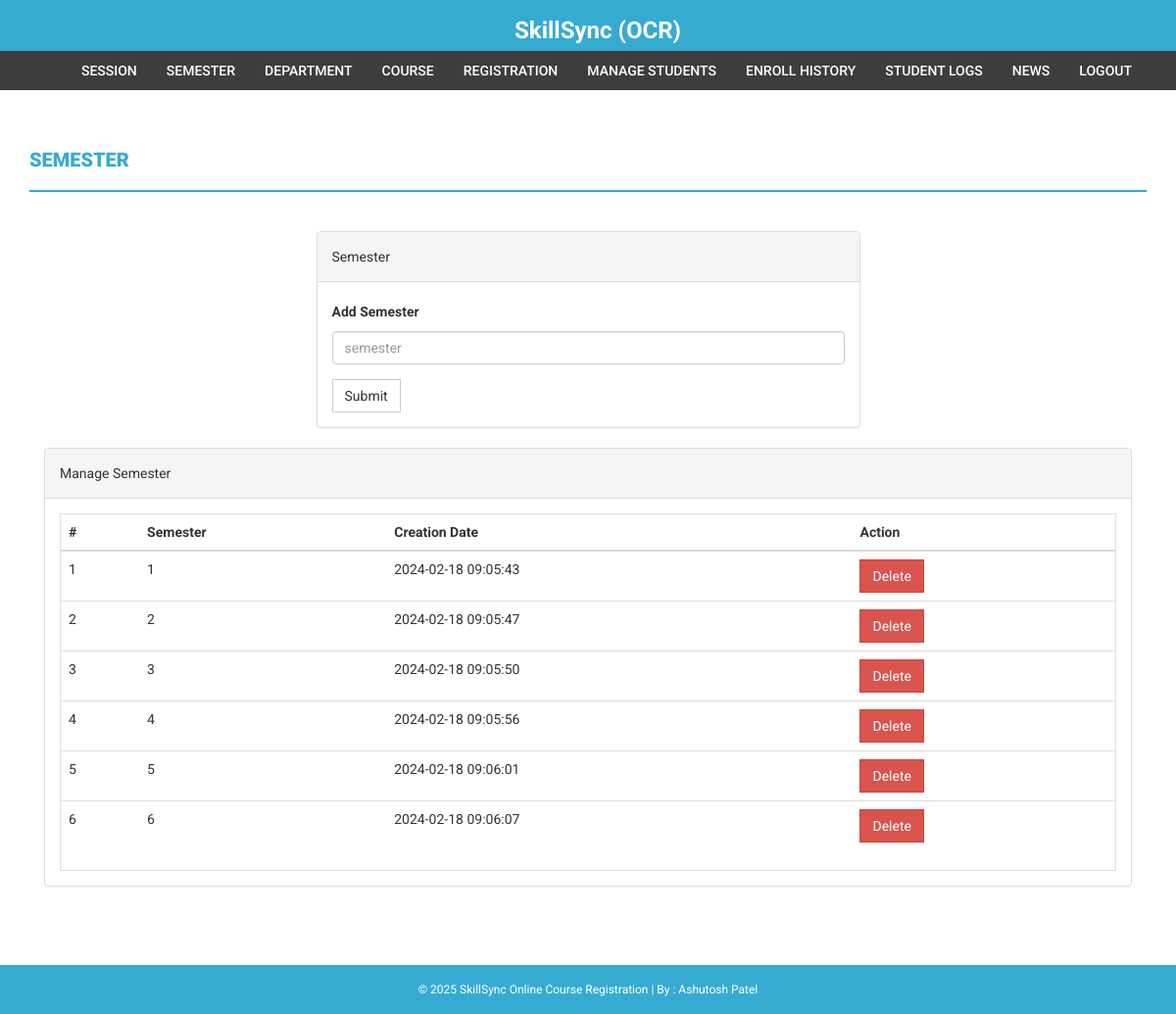
Page /admin/semester.php (signed in) on the committed database.
### tables this page shows
CREATE TABLE `semester` (
  `id` int(11) NOT NULL,
  `semester` varchar(255) DEFAULT NULL,
  `creationDate` timestamp NULL DEFAULT current_timestamp(),
  `updationDate` varchar(255) DEFAULT NULL
);

### admin/semester.php (the view, shortened to what this page needs)
<?php
if(strlen($_SESSION['alogin'])==0)
    {
header('location:index.php');
}
else{
?>
<!DOCTYPE html>
<html xmlns="http://www.w3.org/1999/xhtml">
<head>
    <link href="../assets/css/bootstrap.css" rel="stylesheet" />
    <link href="../assets/css/font-awesome.css" rel="stylesheet" />
    <link href="../assets/css/style.css" rel="stylesheet" />
</head>
<body>
<?php include('includes/header.php');?>
<?php if($_SESSION['alogin']!="")
{
 include('includes/menubar.php');
}
 ?>
    <div class="content-wrapper">
        <div class="container">
              <div class="row">
                    <div class="col-md-12">
                        <h1 class="page-head-line">Semester  </h1>
                    </div>
                </div>
                <div class="row" >
                  <div class="col-md-3"></div>
                    <div class="col-md-6">
                        <div class="panel panel-default">
                        <div class="panel-heading">
                           Semester
                        </div>
                        <div class="panel-body">
                       <form name="semester" method="post">
   <div class="form-group">
    <label for="semester">Add Semester  </label>
    <input type="text" class="form-control" id="semester" name="semester" placeholder="semester" required />
  </div>
 <button type="submit" name="submit" class="btn btn-default">Submit</button>
</form>
                            </div>
                            </div>
                    </div>
                </div>
                <div class="col-md-12">
                    <div class="panel panel-default">
                        <div class="panel-heading">
                            Manage Semester
                        </div>
                        <div class="panel-body">
                            <div class="table-responsive table-bordered">
                                <table class="table">
                                    <thead>
                                        <tr>
                                            <th>#</th>
                                            <th>Semester</th>
                                            <th>Creation Date</th>
                                            <th>Action</th>
                                        </tr>
                                    </thead>
                                    <tbody>
<?php
$sql=mysqli_query($con,"select * from semester");
$cnt=1;
while($row=mysqli_fetch_array($sql))
{
?>
                                        <tr>
                                            <td><?php echo $cnt;?></td>
                                            <td><?php echo htmlentities($row['semester']);?></td>
                                            <td><?php echo htmlentities($row['creationDate']);?></td>
                                            <td>
  <a href="semester.php?id=<?php echo $row['id']?>&del=delete" onClick="return confirm('Are you sure you want to delete?')">
                                            <button class="btn btn-danger">Delete</button>
</a>
                                            </td>
                                        </tr>
<?php
$cnt++;
} ?>
                                    </tbody>
                                </table>
                            </div>
                        </div>
                    </div>
                </div>
            </div>
        </div>
  <?php include('includes/footer.php');?>
</body>
</html>
<?php } ?>

### assets/css/style.css (style rules this page uses)
body { font-family: 'Roboto', sans-serif; line-height: 30px; }
.content-wrapper { margin-top: 40px; min-height: 600px; padding-bottom: 60px; }
.page-head-line { font-weight: 900; padding-bottom: 20px; border-bottom: 2px solid #36abd2; text-transform: uppercase; color: #36abd2; font-size: 20px; margin-bottom: 40px; }
.btn { border-radius: 0px; -webkit-border-radius: 0px; -moz-border-radius: 0px; }

### rows in the picture
semester: semester "1", creationDate "2024-02-18 09:05:43"
semester: semester "2", creationDate "2024-02-18 09:05:47"
semester: semester "3", creationDate "2024-02-18 09:05:50"
semester: semester "4", creationDate "2024-02-18 09:05:56"
semester: semester "5", creationDate "2024-02-18 09:06:01"
semester: semester "6", creationDate "2024-02-18 09:06:07"
